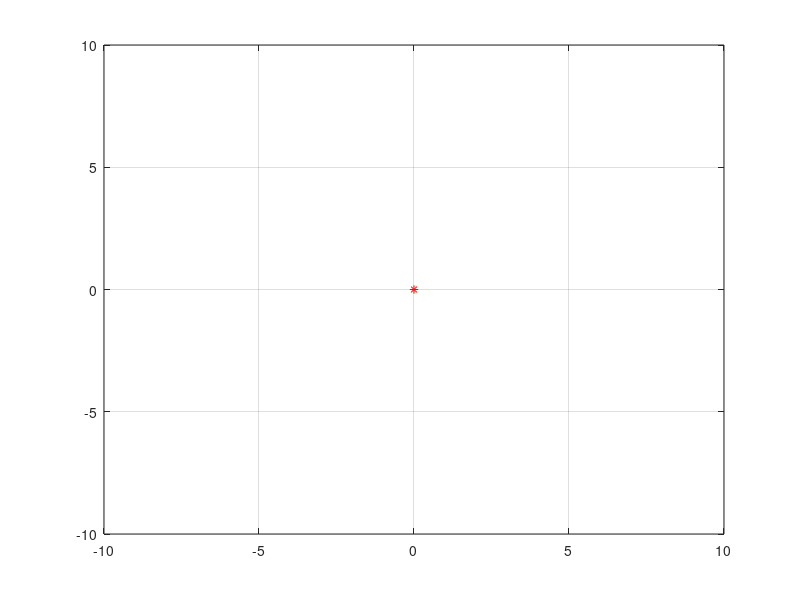

Reproduce this figure in MATLAB. (Note: this script raises an error after producing the figure.)
clear all
close all

XMIN = -10;
XMAX = 10;
YMIN = -10;
YMAX = 10;

% 
% figure(2)
% axis([XMIN XMAX YMIN YMAX])
% arrow3([1 2],[3 5]);


x = 0; y=0; theta=0;
% f_h = figure(1);
% plot(x,y, 'r*')
% hold on
% axis([XMIN XMAX YMIN YMAX])


%Goal Coordinates
xg=5;  %Desired goal location in XI
yg=5;  %Desired goal location in YI

d_t = 0.01;  %Time step for the c-l feedback loop in seconds

%Control Parameters
k_rho = 10; %Control parameter for the distance to the goal position regarding robot velocity
k_alpha = 10;  %Control parameter robot's oreintation with respect to the rho line, determines w
k_beta = 3;   %Control parameter for the goal orientation, determines w and beta

d_x = xg - x;  %Desired displacement in XI until the goal
d_y = yg - y;  %Desired displacement in YI until the goal
% 
f_h = figure(1);
plot(x,y, 'r*')
hold on
axis([XMIN XMAX YMIN YMAX]);
grid on
ax = gca(f_h);

counter = 0;

while((abs(xg-x)+ abs(yg-y))>0.01 )
m = mod(counter, 10)

if (counter <40 || m == 0)
    plot(x,y, 'r*')
    draw_robot(x, y, theta, f_h);
    pause(.1)
    f_h = figure(1)
    axis([XMIN XMAX YMIN YMAX]);
end

counter = counter +1;

%Calculation of system parameters
rho =sqrt(d_x^2+d_y^2);
alpha = -theta + atan2(d_y, d_x);
beta = -theta - alpha ;


%Control Law
v=k_rho*rho;
w = k_alpha*alpha+k_beta*beta;

%Differential change in system parameters in differential time, d_t
d_rho= -v*cos(alpha)*d_t;
d_alpha = ((v/rho)*sin(alpha) - w)*d_t;
d_beta = -(v/rho)*sin(alpha)*d_t;


%New valuaes of the system parameters after differential motion
rho = rho + d_rho;
alpha = alpha + d_alpha;
beta = beta + d_beta;

%Calculation of Robot's position and orientation after the differential
%mostion
d_s = v*d_t;
d_theta = w*d_t;
theta = theta + d_theta;

x = x + d_s*cos(theta);
y = y + d_s*sin(theta);

%Displaying the new location and orentation of the robot
[x y theta*180/3.14]

%Calculation of new distances to the goal after the differential motion in
%d_t
d_x = xg - x;
d_y = yg - y;

end